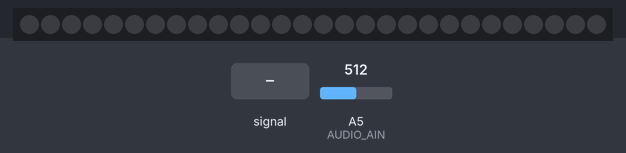
Recording of a program running on a simulated Arduino Uno, built with avr-gcc and run on an emulated ATmega328P. Shown: 28 RGB LEDs in strip order, left to right. Inputs (shaded band) come from the test bench; at power-on: A5 (AUDIO_AIN) = 512. Dim RGB values are drawn brighter than linear.

Above: at 1.2 s.
1.3 s: A5 (AUDIO_AIN) fed a 200 Hz sine of ±81 counts around its level
4.0 s: A5 (AUDIO_AIN) set to 140
At 4.14 s:
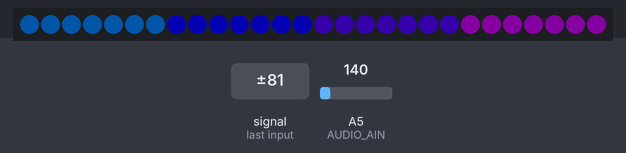
5.9 s: A5 (AUDIO_AIN) set to 164
At 7.87 s:
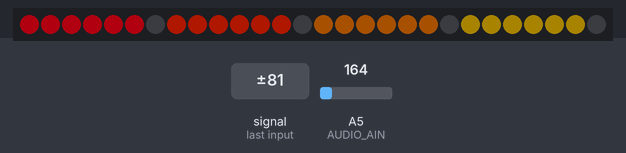
7.9 s: A5 (AUDIO_AIN) fed a 200 Hz sine of ±81 counts around its level
At 8.49 s:
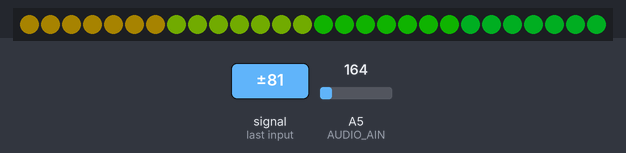
10.4 s: A5 (AUDIO_AIN) set to 122
At 10.85 s:
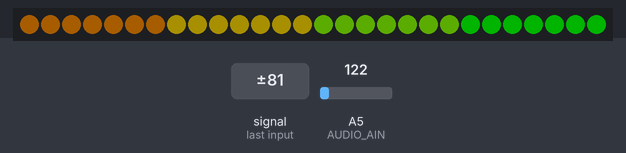
12.8 s: A5 (AUDIO_AIN) fed a 200 Hz sine of ±81 counts around its level
At 13.36 s:
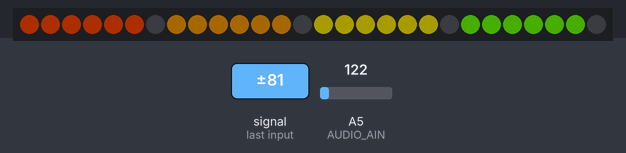

Measured:
- the behaviour switches between 150 and 151 on A5 (AUDIO_AIN) (found by bisection; images 1 and 2)
- after the input at 4.0 s, the LEDs: first change at once (image 1 shows a later state)
- after the input at 5.9 s, the LEDs: first change at once (image 2 shows a later state)
- after the input at 10.4 s, the LEDs: first change at once (image 4 shows a later state)

The program:

main.cpp
```cpp
#include "Arduino.h"
#include "FastLED.h"
#include "arduino-timer.h"

#define LED_PER_STRIP 7
#define LED_STRIPS_NUM 4
#define LED_NUM (LED_PER_STRIP * LED_STRIPS_NUM)
#define DPIN 8
#define CPIN 9

#define AUDIO_AIN A5
#define MAX_ANALOG_VAL 1023
#define ANALOG_MAX_DELTA 150

#define HUE_FACTOR 20
#define HUE_TIMER 200

CRGB g_led[LED_NUM];
int g_hue = 0;
auto g_timer = timer_create_default();

// Changing the strips colors
bool hue_rotate(void *) {
  g_hue = (g_hue + HUE_FACTOR) % 256;
  return true;
}

void setup() {
  FastLED.addLeds<WS2801, DPIN, CPIN, RGB>(g_led, LED_NUM);
  g_timer.every(HUE_TIMER, hue_rotate);
}

void loop() {
  g_timer.tick();
  int volume = analogRead(AUDIO_AIN);

  volume = abs(volume - MAX_ANALOG_VAL / 2);
  volume =
      map(volume, 0, MAX_ANALOG_VAL / 2 - ANALOG_MAX_DELTA, 0, LED_PER_STRIP);

  for (int i = 0; i < LED_PER_STRIP; ++i) {
    for (int j = 0; j < LED_STRIPS_NUM; ++j) {
      int hue = (g_hue + HUE_FACTOR * j) % 256;
      g_led[i + j * LED_PER_STRIP] =
          i < volume ? CHSV(hue, 255, 125) : CHSV(0, 0, 0);
    }
  }
  FastLED.show();
  delay(5);
}
```
